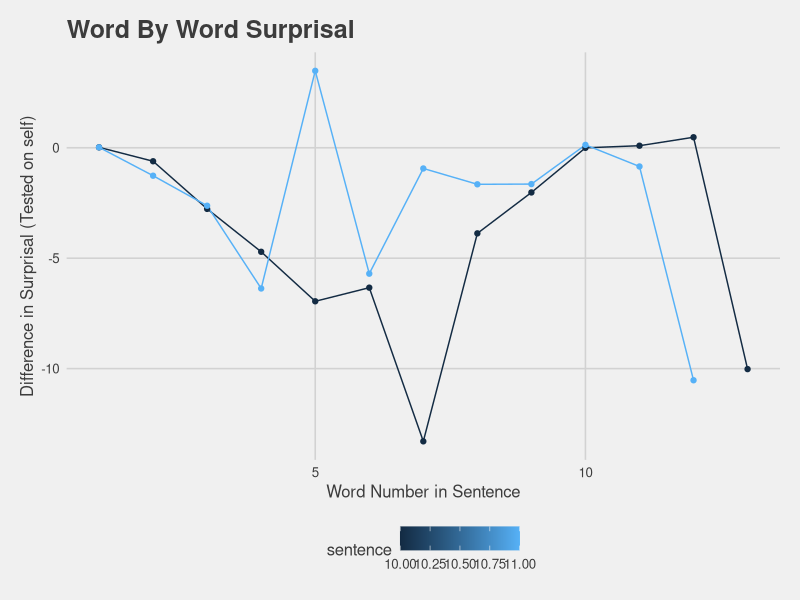

The R source for this figure:
library(tidyverse)
library(ggplot2)
library(ggthemes)
data1 = read.csv("gpt2_satiation/output/gen_CNPC30_CNPCtest_WordByWord_surprisals.csv")
data2 = read.csv("gpt2_satiation/output/gen_CNPC0_CNPCtest_WordByWord_surprisals.csv")
data = data2
data$surprisal = data1$surprisal - data2$surprisal
data %>%
  filter(sentence == 10 | sentence == 11) %>%
  ggplot((aes(x = word, y= surprisal))) +
  geom_line(aes(group = sentence, color = sentence)) +
  geom_point(aes(color = sentence)) +
  #geom_smooth(method = "lm", se=FALSE) +
  labs(title = "Word By Word Surprisal", 
       x = "Word Number in Sentence", 
       y = "Difference in Surprisal (Tested on self)") +
  theme_fivethirtyeight() +
  theme(axis.title = element_text())
